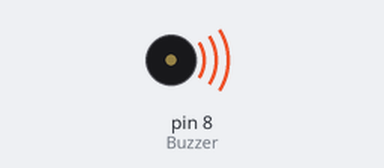
This sketch was run on a simulated Arduino Uno, built with avr-gcc and run on an emulated ATmega328P. Parts: buzzer (waves = sounding).

Above: at 0.05 s.
At 2.88 s:
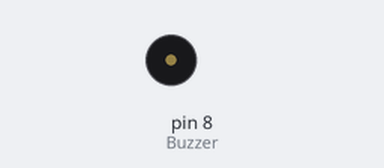
Timing chart, 0 to 3.2 s (numbered marks = the images above):
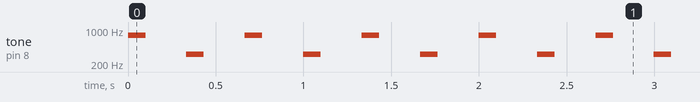

The sketch:

week06_4_arduino_slow_jogging.ino
```cpp
// week06_4_arduino_slow_jogging
void setup() {
  // put your setup code here, to run once:
  pinMode(8, OUTPUT); // 8 Buzzer
}

void loop() {
  // put your main code here, to run repeatedly:
  tone(8, 780, 100); // 你自己決定聲音的 Hz pin8,780 Hz, 60 ms
  delay(333); //等 0.33 秒 換下個音
  tone(8, 320, 100); // 你自己決定聲音的 Hz pin8,320 Hz, 60 ms
  delay(333); //等 0.33 秒 換下個音
} //每秒會叫3聲, 60秒會叫180聲, 180 BPM (Beat Per Minute)
```

Measured:
- by itself, tone on pin 8 (Buzzer): repeats every 0.67 s: silent 0.23 s, 320 Hz 0.10 s, silent 0.23 s, 780 Hz 0.10 s
